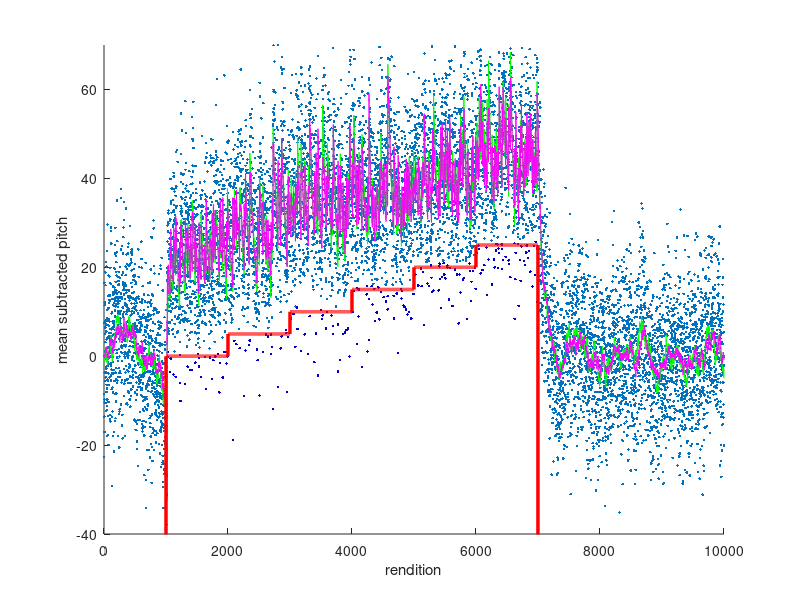

MATLAB code to generate this figure: (Note: this script raises an error after producing the figure.)
%% simulate pitch shifting data 

% model 1: simplest version
% model 2: include reward prediction error (mean subtracted reward)
model = 1;

% parameters
gamma = 0.99;
alpha = 0.6;
discountingFac = 0.01;
R = 10;
Q = [100 0 ; 0 0.2];

% transition matrices
H = [1 1];
A{1} = [0 0;0 gamma]; % A if last rendition was escape
A{2} = [0 0;-alpha gamma]; % A if last rendition was hit (white noise delivered)

% threshold
timestamps=1:10000;
N=length(timestamps);
thresh=zeros(1,N);
p_target=500; thr_step=5;
for t=1:6
    thresh(t*1000<=timestamps & timestamps<(t+1)*1000)=p_target+(t-1)*thr_step;
end
thresh=thresh-p_target;

% pitch simulation
y=zeros(1,N); % pitch output
x=zeros(2,N); % state
is_hit = zeros(1,N); % whether or not bird was punished
output_noise = sqrt(R)*randn(1,N);
state_noise = [sqrt(Q(1,1))*randn(1,N) ; sqrt(Q(2,2))*randn(1,N)];
meanSubtractedW = 0;

if model ==1
    for t=2:N
        if y(t-1)<thresh(t-1)
            x(:,t) = A{2}*x(:,t-1)+state_noise(:,t);
            is_hit(t-1) = 1;
        else
            x(:,t) = A{1}*x(:,t-1)+state_noise(:,t);
            is_hit(t-1) = 0;
        end
        y(t) = H*x(:,t)+output_noise(:,t);
    end
elseif model ==2
    for t=2:N
        if y(t-1)<thresh(t-1)
            meanSubtractedW = (1-discountingFac)*meanSubtractedW + discountingFac;
            A{2}(2,1) = -alpha*(1-meanSubtractedW);
            x(:,t) = A{2}*x(:,t-1)+state_noise(:,t);
            is_hit(t-1) = 1;
        else
            meanSubtractedW = discountingFac*meanSubtractedW;
            x(:,t) = A{1}*x(:,t-1)+state_noise(:,t);
            is_hit(t-1) = 0;
        end
        y(t) = H*x(:,t)+output_noise(:,t);
    end
else
    disp('Undefined model....')
end

% plot pitch
figure(1);clf;set(gcf,'color','w')
plot(timestamps(y(1:end-1)>=thresh(1:end-1)+1),y(y(1:end-1)>=thresh(1:end-1)+1),'.');hold on;
plot(timestamps(y(1:end-1)<thresh(1:end-1)+1),y(y(1:end-1)<thresh(1:end-1)+1),'.','color',[0 0 200/255]);
plot(timestamps,x(2,:),'g')
plot(timestamps,thresh,'r','LineWidth',2.5);
box off;ylim([-40 70]);
xlabel('rendition');ylabel('mean subtracted pitch')



%% Kalman Filter to estimate state

% change alpha here
A{2} = [0 0;-alpha gamma]; % A if last rendition was hit (white noise delivered)

% initialize
x_est=zeros(2,N); % estimated state
P = zeros(2);

for t=2:N
    
    % Kalman Filter equations (use A{is_hit(t-1)+1} for A)
    
    P_bar = A{is_hit(t-1)+1}*P*A{is_hit(t-1)+1}'+Q;
    K = P_bar*H'/(R+H*P_bar*H');
    P = (eye(2)-K*H)*P_bar;
    x_est(:,t) = A{is_hit(t-1)+1}*x_est(:,t-1)+K*(y(t)-H*A{is_hit(t-1)+1}*x_est(:,t-1));

end

% plot pitch
figure(1);clf;set(gcf,'color','w')
plot(timestamps(y(1:end-1)>=thresh(1:end-1)+1),y(y(1:end-1)>=thresh(1:end-1)+1),'.');hold on;
plot(timestamps(y(1:end-1)<thresh(1:end-1)+1),y(y(1:end-1)<thresh(1:end-1)+1),'.','color',[0 0 200/255]);
plot(timestamps,x(2,:),'g')
plot(timestamps,x_est(2,:),'m')
plot(timestamps,thresh,'r','LineWidth',2.5);
box off;ylim([-40 70]);
xlabel('rendition');ylabel('mean subtracted pitch')

%% particle filter

theta.R=R;
theta.Q=Q;
theta.alpha=alpha;
theta.gamma=gamma;
theta.discounting=discountingFac;

for i=1:1%20
[ loglik(i), x_mean ] = bootstrapParticleFilter( y, 500 ,theta , is_hit );
end
% mean(loglik)
% std(loglik)

% plot pitch
figure(1);clf;set(gcf,'color','w')
plot(timestamps(y(1:end-1)>=thresh(1:end-1)+1),y(y(1:end-1)>=thresh(1:end-1)+1),'.');hold on;
plot(timestamps(y(1:end-1)<thresh(1:end-1)+1),y(y(1:end-1)<thresh(1:end-1)+1),'.','color',[0 0 200/255]);
plot(timestamps,x(2,:),'g')
plot(timestamps,x_est(2,:),'m')
plot(timestamps,x_mean(2,:),'y')
plot(timestamps,thresh,'r','LineWidth',2.5);
box off;ylim([-40 70]);
xlabel('rendition');ylabel('mean subtracted pitch')
